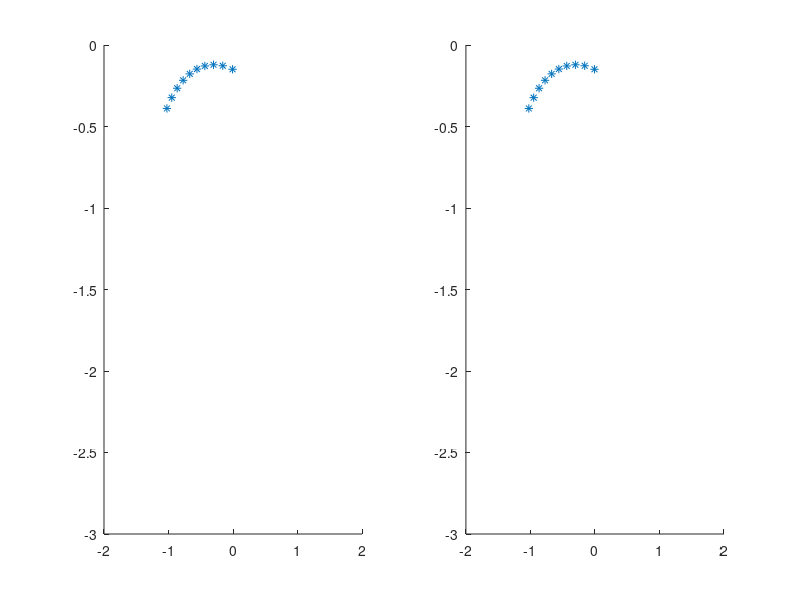

Reproduce this figure in MATLAB.
x=[-1.024940 -0.949898 -0.866114 -0.773392 -0.671372 ...
-0.559524 -0.437067 -0.302909 -0.159493 -0.007464]';
y=[-0.389269 -0.322894 -0.265256 -0.216557 -0.177152 ...
-0.147582 -0.128618 -0.121353 -0.127348 -0.148895]';

clf;
subplot(1,2,1)
axis([-2 2 -3 0])
hold on
plot(x,y,'*')
%%%%%%%%%%%%%%%%%%%%%%%%%%%%%%%%%

subplot(1,2,2)
axis([-2 2 -3 0])
hold on
plot(x,y,'*')
